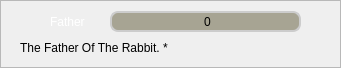
    <widget class="QFrame" name="Father_Frame">
     <property name="geometry">
      <rect>
       <x>10</x>
       <y>210</y>
       <width>341</width>
       <height>68</height>
      </rect>
     </property>
     <property name="minimumSize">
      <size>
       <width>341</width>
       <height>68</height>
      </size>
     </property>
     <property name="maximumSize">
      <size>
       <width>341</width>
       <height>68</height>
      </size>
     </property>
     <property name="frameShape">
      <enum>QFrame::StyledPanel</enum>
     </property>
     <property name="frameShadow">
      <enum>QFrame::Raised</enum>
     </property>
     <widget class="QLabel" name="Rabbit_Father_Icon">
      <property name="geometry">
       <rect>
        <x>20</x>
        <y>11</y>
        <width>21</width>
        <height>21</height>
       </rect>
      </property>
      <property name="minimumSize">
       <size>
        <width>21</width>
        <height>21</height>
       </size>
      </property>
      <property name="maximumSize">
       <size>
        <width>21</width>
        <height>21</height>
       </size>
      </property>
      <property name="styleSheet">
       <string notr="true">border: none;
background-color: rgba(0, 0, 0, 0);
color: rgb(255, 255, 255);
font: 75 18pt &quot;Acme&quot;;</string>
      </property>
      <property name="text">
       <string/>
      </property>
      <property name="pixmap">
       <pixmap resource="resources.qrc">:/Icons/Rabbit_Tree_White.png</pixmap>
      </property>
      <property name="scaledContents">
       <bool>true</bool>
      </property>
      <property name="alignment">
       <set>Qt::AlignCenter</set>
      </property>
     </widget>
     <widget class="QLabel" name="Rabbit_Father_Label">
      <property name="geometry">
       <rect>
        <x>50</x>
        <y>11</y>
        <width>51</width>
        <height>21</height>
       </rect>
      </property>
      <property name="minimumSize">
       <size>
        <width>51</width>
        <height>21</height>
       </size>
      </property>
      <property name="maximumSize">
       <size>
        <width>51</width>
        <height>21</height>
       </size>
      </property>
      <property name="styleSheet">
       <string notr="true">QLabel {
border: none;
background-color: rgba(0, 0, 0, 0);
color: rgb(255, 255, 255);
font: 75 13pt &quot;Acme&quot;;
}</string>
      </property>
      <property name="text">
       <string>Father</string>
      </property>
     </widget>
     <widget class="QLabel" name="Father_Infos">
      <property name="geometry">
       <rect>
        <x>20</x>
        <y>37</y>
        <width>301</width>
        <height>21</height>
       </rect>
      </property>
      <property name="minimumSize">
       <size>
        <width>301</width>
        <height>21</height>
       </size>
      </property>
      <property name="maximumSize">
       <size>
        <width>301</width>
        <height>21</height>
       </size>
      </property>
      <property name="styleSheet">
       <string notr="true">QLabel {border: none;
background-color: rgba(0, 0, 0, 0);
color: rgbrgb(0, 174, 255);
font: 75 13pt &quot;Acme&quot;;
}</string>
      </property>
      <property name="text">
       <string>The Father Of The Rabbit. *</string>
      </property>
     </widget>
     <widget class="QSpinBox" name="Father_Input">
      <property name="geometry">
       <rect>
        <x>110</x>
        <y>11</y>
        <width>191</width>
        <height>21</height>
       </rect>
      </property>
      <property name="styleSheet">
       <string notr="true">QSpinBox {
	background-color:rgb(167, 164, 147);
	padding-left: 5px;
	border: 2px solid #ccc;
	border-radius: 8px;
	background-repeat: no-repeat;
	background-position: left center;
	font: 75 15pt &quot;Acme&quot;;
}</string>
      </property>
      <property name="alignment">
       <set>Qt::AlignCenter</set>
      </property>
      <property name="buttonSymbols">
       <enum>QAbstractSpinBox::NoButtons</enum>
      </property>
     </widget>
    </widget>
